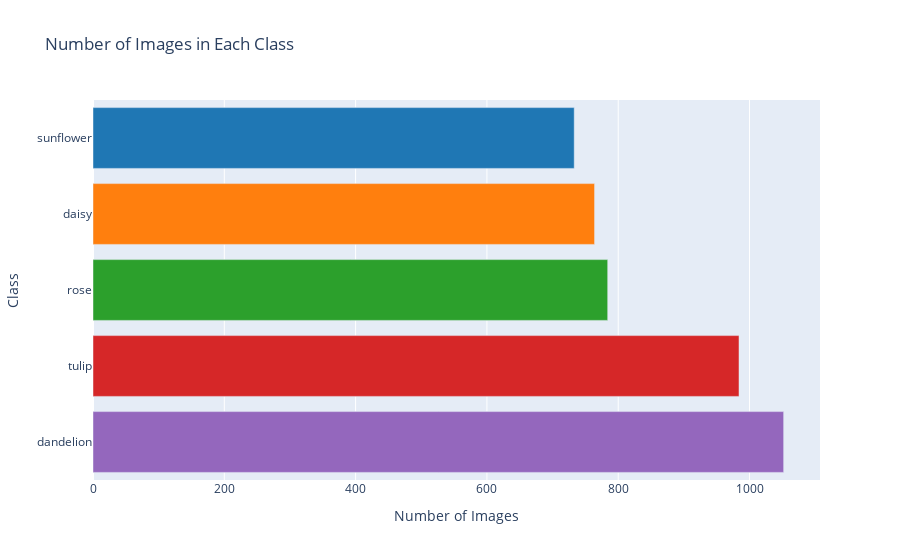

This figure's notebook cell:
### Markdown cell above
## 2.2 ) Visualizing the Classes

### Code cell
# Initialize a dictionary to store the count of images in each class
class_count = {}
data_dir = "flowers"
# Iterate over the directories in the data directory
for class_name in os.listdir(data_dir):
    class_dir = os.path.join(data_dir, class_name)
    if os.path.isdir(class_dir):
        # Count the number of files in the directory (assuming each file is an image)
        num_images = len(os.listdir(class_dir))
        # Store the count for this class
        class_count[class_name] = num_images

# Sort classes by image count in ascending order
sorted_classes = sorted(class_count.items(), key=lambda x: x[1])

# Extract class names and image counts
class_names = [item[0] for item in sorted_classes]
image_counts = [item[1] for item in sorted_classes]

# Define custom colors for each bar
colors = ['#1f77b4', '#ff7f0e', '#2ca02c', '#d62728', '#9467bd']

# Create a bar plot using Plotly
fig = go.Figure(data=[go.Bar(
    x=image_counts,
    y=class_names,
    orientation='h',
    marker_color=colors
)])

# Customize layout
fig.update_layout(
    title='Number of Images in Each Class',
    xaxis_title='Number of Images',
    yaxis_title='Class',
    yaxis=dict(autorange="reversed"),  # Invert y-axis to have the class with the highest count at the top
)

# Show plot
fig.show()

### Figure 1 — Plotly figure (JSON) as saved in the notebook; plotly's stock layout.template omitted (floating-point values rounded to 4 significant figures)
{"data": [{"marker": {"color": ["#1f77b4", "#ff7f0e", "#2ca02c", "#d62728", "#9467bd"]}, "orientation": "h", "type": "bar", "x": [733, 764, 784, 984, 1052], "y": ["sunflower", "daisy", "rose", "tulip", "dandelion"]}], "layout": {"title": {"text": "Number of Images in Each Class"}, "xaxis": {"title": {"text": "Number of Images"}}, "yaxis": {"autorange": "reversed", "title": {"text": "Class"}}}}
